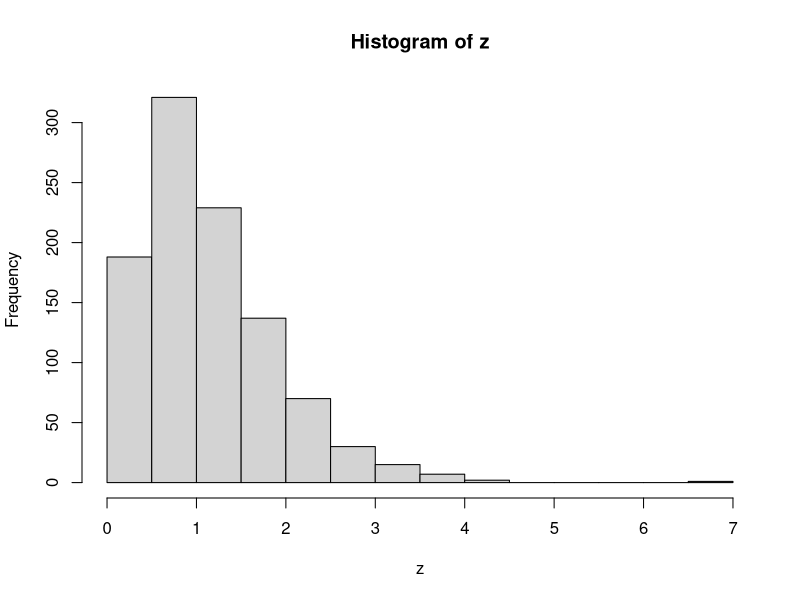

R code for this plot:
#First simulate from exponential
inv.exp <- function(n, lambda) {
  u <- runif(n)
  y <- -log(1-u)/lambda
  y
}

#Function to simulate from Gamma distribution
inv.gamma.int <- function (n, k, lambda) {
  x <- matrix (inv.exp (n=n*k, lambda=lambda), ncol=k)
  apply (x, 1, sum)
}

#Question 4: Write accept-reject function
Gamma = function(n,alpha,lambda){
  k <- floor(alpha)
  x <- alpha-k                          #Optimal x
  M <- dgamma(x,alpha,lambda) / dgamma(x,k,lambda-1)
  y <- vector(mode='numeric', length=n) #Initialise empty vector 
  accepted <- 0                         #Start count at 0     
  while (accepted<n) { 
    x <- inv.gamma.int(1,k,lambda-1)    #Simulate from envelope function
    f_x <- dgamma(x,alpha,lambda)       #Target density
    h_x <- dgamma(x,k,lambda-1)         #Envelope density
    accept_prob <- f_x / (M*h_x)        #Prob of accepting x 
    u <- runif(1)                       
    if (u<accept_prob) { 
      accepted <- accepted+1
      y[accepted] <- x
    }
  }
  return(x)
}


#Replicate 1000 times
z = replicate(1000, Gamma(1, 2.3, 2))
hist(z, freq=TRUE)
prob <- sum(z>4)/1000 
